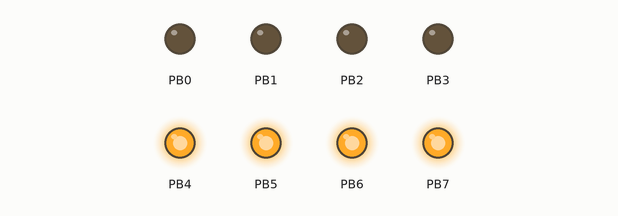
Recording of a program running on a simulated ATmega32, built with avr-gcc and emulated at 2 MHz. On the bench: output pins drawn as LEDs (lit = HIGH).

Above: at 0.9 s.
Timing chart, 0 to 2.4 s (numbered marks = the images above):
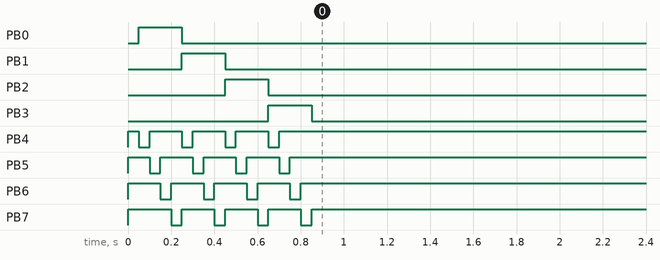

The program:

main.c
```c
#include<avr/io.h>
#include<util/delay.h>

void b(position)
{
	if (position==1)PORTB= 0b11100001;

	else if(position==2)PORTB= 0b11010001;
	else if(position==3)PORTB= 0b10110001;

	else if(position==4)PORTB= 0b01110001;
	else if(position==5)PORTB= 0b11100010;

	else if(position==6)PORTB= 0b11010010;
	else if(position==7)PORTB= 0b10110010;

	else if(position==8)PORTB= 0b01110010;
	else if(position==9)PORTB= 0b11100100;
	else if(position==10)PORTB= 0b11010100;

	else if(position==11)PORTB= 0b10110100;
	else if(position==12)PORTB= 0b01110100;
	else if(position==13)PORTB= 0b11101000;
	else if(position==14)PORTB= 0b11011000;
	else if(position==15)PORTB= 0b10111000;
	else if(position==16)PORTB= 0b01111000;
	else PORTB=0b11110000;

}

int main(void)
{
	DDRB= 0b11111111;
	int i,j,k;
	while(1){
		for(i=0;i<=15;i++){
			for(k=1;k<=1000000000;k++){
			for(j=i;j<=i+1;i++){
			b(i);
			_delay_ms(50);
			}
			}

		}
	}
}
```

Measured:
- by itself, PB0: LOW → HIGH at 0.05 s, → LOW 0.20 s later
- by itself, PB1: LOW → HIGH at 0.25 s, → LOW 0.20 s later
- by itself, PB2: LOW → HIGH at 0.45 s, → LOW 0.20 s later
- by itself, PB3: LOW → HIGH at 0.65 s, → LOW 0.20 s later
- by itself, PB4: repeats every 0.20 s: LOW 0.05 s, HIGH 0.15 s, until it stays HIGH from 0.7 s
- by itself, PB5–7: alternates HIGH for 0.15 s and LOW for 0.05 s, 9 changes in all, then stays HIGH
